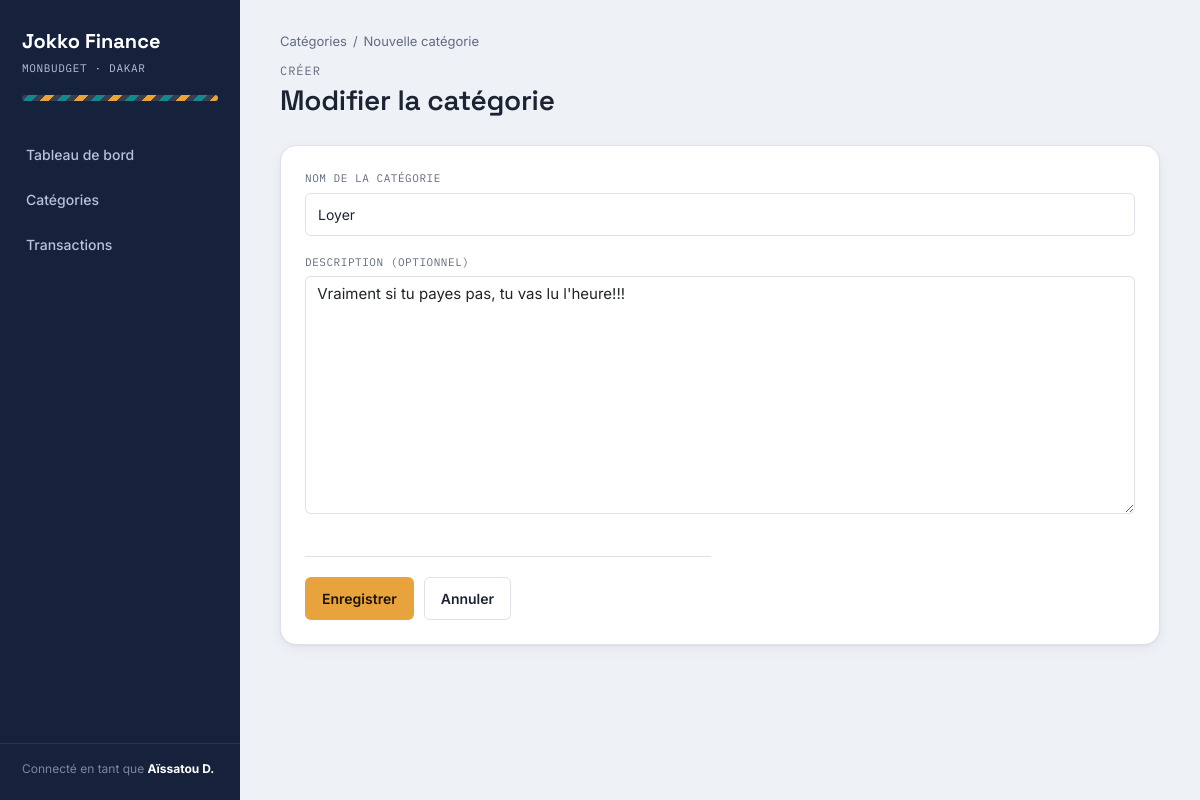
Screenshot of /category/update/1 with the database file from the repository.
### category/models.py (models this page shows, shortened)
class Category(models.Model):
    name        = models.CharField(max_length=30)
    description = models.TextField()
    logo        = models.ImageField(upload_to="category", blank=True, null=True)

### category/views.py (the view)
# urls.py: path("category/update/<int:id>", update_category, name="update-category"),
def update_category(request, id):
    cat = get_object_or_404(Category, id=id)
    if request.method == "POST":
        form = CategoryForm(request.POST, instance=cat)
        if form.is_valid():
            form.save()
            return redirect("list-category")
        else:
            context = {
                "cat": cat,
                "form": form
            }
        return render(request, "category/update.html", context)
    else:
        form = CategoryForm(instance=cat)
        context = {
            "cat": cat,
            "form": form
        }
        return render(request, "category/update.html", context)

### category/forms.py
class CategoryForm(forms.ModelForm):
    class Meta:
        model = Category
        fields = ["name", "description"]
        widgets = {
             "name": forms.TextInput(attrs={
                "placeholder": "Ex : Loyer, Facture",
                "class": "form-control"
            }),
            "description": forms.Textarea(attrs={
                "class": "form-control"
            })
        }

### category/templates/category/update.html (shortened to what this page needs)
{% extends 'base.html' %}
{% load static %}
{% block main %}
<div class="breadcrumb">
    <a href="categories.html">Catégories</a> <span>/</span> <span id="form-breadcrumb">Nouvelle catégorie</span>
</div>
<div class="app-topbar">
    <div>
        <span class="eyebrow" id="form-eyebrow">Créer</span>
        <h1 id="form-title">Modifier la catégorie</h1>
    </div>
</div>
<form class="card card-pad" id="category-form" method="POST" action="{% url 'update-category'  cat.id %}" novalidate>
    <div class="form-grid">
        <div class="field field-full">
            <label for="{{ form.label.id_for_label }}">Nom de la catégorie</label>
            {{ form.name }}
        </div>
        <div class="field field-full">
            <label for=""{{ form.description.id_for_label }}">Description (optionnel)</label>
            {{form.description }}
        </div>
        <div class="form-actions">
          <button type="submit" class="btn btn-primary">Enregistrer </button>
          <a href="{% url 'list-category' %}" class="btn btn-secondary">Annuler</a>
        </div>
    </div>
</form>
{% endblock main %}

### static/css/style.css (style rules this page uses)
:root { --color-bg: #eef1f6; --color-surface: #ffffff; --color-border: #dde2ea; --color-text: #1c2333; --color-text-muted: #626b80; --color-sidebar: #16213b; --color-sidebar-hover: #1f2c4d; --color-sidebar-text: #b9c2da; --color-sidebar-text-active: #ffffff; --color-primary: #e8a33d; --color-primary-dark: #c9821f; --color-primary-contrast: #1c1200; --color-income: #0f8b8d; --color-income-bg: #e3f4f3; --color-expense: #c7402d; --color-expense-bg: #fbe9e6; --color-danger: #c7402d; --color-danger-dark: #a12f20; --font-display: "Space Grotesk", "Segoe UI", sans-serif; --font-body: "Inter", "Segoe UI", sans-serif; --font-mono: "IBM Plex Mono", "Courier New", monospace; --radius-sm: 6px; --radius-md: 10px; --radius-lg: 16px; --shadow-card: 0 1px 2px rgba(22, 33, 59, 0.06), 0 4px 14px rgba(22, 33, 59, 0.05); --sidebar-width: 240px; }
* { box-sizing: border-box; }
html, body { margin: 0; padding: 0; background: var(--color-bg); color: var(--color-text); font-family: var(--font-body); font-size: 15px; line-height: 1.5; -webkit-font-smoothing: antialiased; }
h1, h2, h3, h4 { font-family: var(--font-display); font-weight: 600; letter-spacing: -0.01em; margin: 0; }
a { color: inherit; text-decoration: none; }
button { font-family: inherit; }
.app-topbar { display: flex; align-items: baseline; justify-content: space-between; gap: 16px; flex-wrap: wrap; margin-bottom: 28px; }
.app-topbar .eyebrow { display: block; font-family: var(--font-mono); font-size: 12px; letter-spacing: 0.08em; text-transform: uppercase; color: var(--color-text-muted); margin-bottom: 4px; }
.app-topbar h1 { font-size: 28px; }
.btn { display: inline-flex; align-items: center; gap: 8px; padding: 10px 16px; border-radius: var(--radius-sm); border: 1px solid transparent; font-size: 14px; font-weight: 600; cursor: pointer; transition: transform 0.05s ease, background 0.15s ease, border-color 0.15s ease; white-space: nowrap; }
.btn-primary { background: var(--color-primary); color: var(--color-primary-contrast); }
.btn-secondary { background: var(--color-surface); color: var(--color-text); border-color: var(--color-border); }
.card { background: var(--color-surface); border: 1px solid var(--color-border); border-radius: var(--radius-lg); box-shadow: var(--shadow-card); }
.card-pad { padding: 24px; }
.field { display: flex; flex-direction: column; gap: 6px; }
.field label { font-size: 11px; font-family: var(--font-mono); text-transform: uppercase; letter-spacing: 0.05em; color: var(--color-text-muted); }
input[type="text"], input[type="search"], input[type="number"], input[type="date"], select, textarea { font-family: var(--font-body); font-size: 14px; padding: 10px 12px; border-radius: var(--radius-sm); border: 1px solid var(--color-border); background: #fff; color: var(--color-text); width: 100%; }
textarea { resize: vertical; min-height: 90px; }
.form-grid { display: grid; grid-template-columns: 1fr 1fr; gap: 18px; }
.form-grid .field-full { grid-column: 1 / -1; }
.form-actions { display: flex; gap: 10px; margin-top: 24px; padding-top: 20px; border-top: 1px solid var(--color-border); }
.breadcrumb { font-size: 13px; color: var(--color-text-muted); margin-bottom: 10px; display: flex; align-items: center; gap: 6px; }

### rows the page displays
Category: name "Loyer", description "Vraiment si tu payes pas, tu vas lu l'heure!!!"
